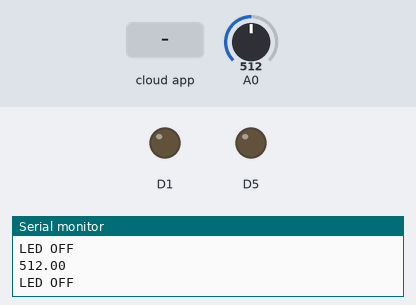
Bench run of a sketch on a simulated ESP8266 (NodeMCU). On the bench: output pins drawn as LEDs (lit = HIGH), the last lines printed to the serial monitor. Dashed ring = blinking. The inputs (shaded band) are chosen by the test bench; at power-on: A0 = 512. WiFi joins after 1.5 s; servers stay silent unless stated; the Firebase database answers and starts empty.

Above: at 2.8 s.
2.9 s: A0 set to 260
4.4 s: A0 set to 235
At 4.8 s:
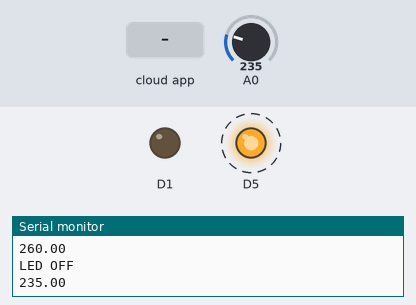
7.4 s: the phone or cloud app sets LED_STATUS to 1
At 8.1 s:
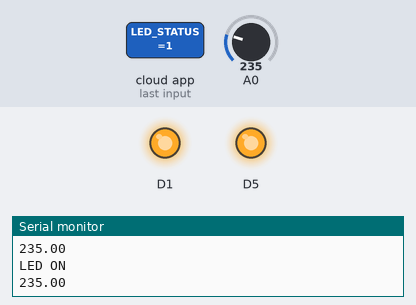
9.1 s: the phone or cloud app sets LED_STATUS to 0
At 9.46 s:
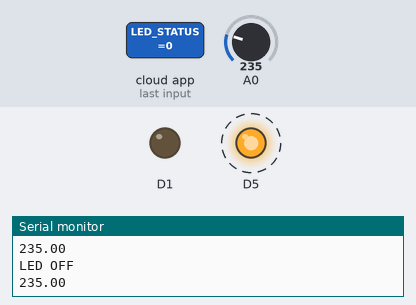
12.1 s: A0 set to 306
At 13.5 s:
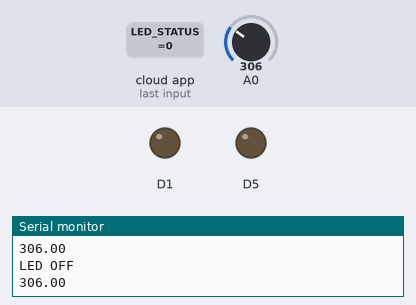
13.8 s: the phone or cloud app sets LED_STATUS to 1
At 14.8 s:
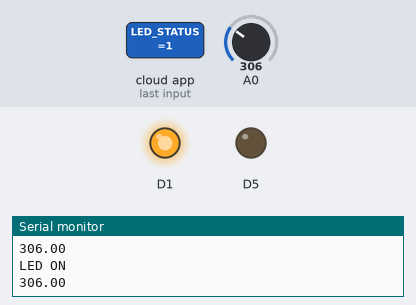
Timing chart, 0 to 16.3 s (numbered marks = the images above; inputs shaded):
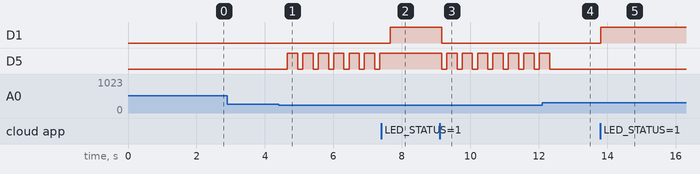

The sketch:

led_control_firebase.ino
```cpp
#include <ESP8266WiFi.h>
#include <FirebaseArduino.h>
// Set these to run example.
#define FIREBASE_HOST "hack-node.firebaseio.com"
#define FIREBASE_AUTH "qULRQbnuzJ3qk---------Xic1UQ1FxHvM"
#define WIFI_SSID "kavin"
#define WIFI_PASSWORD "1123581321"
float fire;
void setup() {
Serial.begin(9600);
pinMode(D1, OUTPUT);
pinMode(D5, OUTPUT);
pinMode(A0, INPUT);
// connect to wifi.
WiFi.begin(WIFI_SSID, WIFI_PASSWORD);
Serial.print("connecting");
while (WiFi.status() != WL_CONNECTED) {
Serial.print(".");
delay(500);
}
Serial.println();
Serial.print("connected: ");
Serial.println(WiFi.localIP());
Firebase.begin(FIREBASE_HOST, FIREBASE_AUTH);
Firebase.set("LED_STATUS", 0);
}
int n = 0;
void loop() {
// get value
fire = analogRead(A0);
Serial.println(fire);
if(fire<250){
  digitalWrite(D5,HIGH);

  Firebase.setInt("fire_sensor_status",1);
}
n = Firebase.getInt("LED_STATUS");
// handle error
if (n==1) {
Serial.println("LED ON");
digitalWrite(D1,HIGH);
return;
delay(10);
}
else {
Serial.println("LED OFF");
digitalWrite(D1,LOW);
digitalWrite(D5,LOW);
Firebase.setInt("fire_sensor_status",0);
return;
}
}
```

Measured:
- the behaviour switches between 250 and 249 on A0 (found by bisection; images 0 and 1)
- after the input at 4.4 s, D5: alternates HIGH for 0.30 s and LOW for 0.15 s, starting after 0.26 s
- after the input at 7.4 s, D1: LOW → HIGH after 0.26 s; D5: stops changing and stays HIGH
- after the input at 9.1 s, D1: HIGH → LOW after 0.06 s; D5: alternates HIGH for 0.30 s and LOW for 0.15 s, starting after 0.06 s
- after the input at 12.1 s, D5: goes on until 12.3 s, then stays LOW
- after the input at 13.8 s, D1: LOW → HIGH at once
